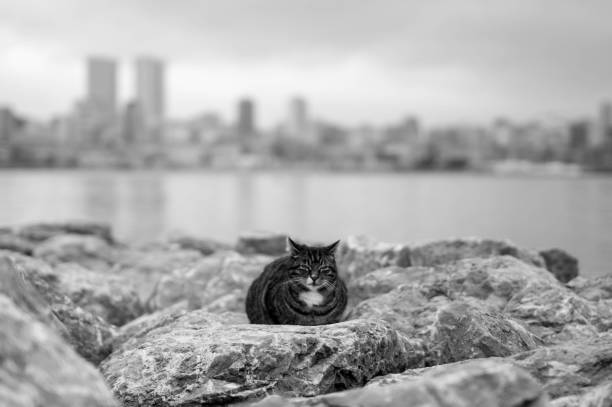
#> input picture Imagens/imagem_global.tiff, 612 x 407 px, given in place of imagem_global.png, which was not available
$ jupyter execute Busca_Piramide.ipynb   (text cells are left out)
#> lines starting #> are read from the running program, lines starting #| are printed output that depends on the picture; pictures that were not available may be replaced by others from this repository, and a replacement may not be noted
[cell 1]
# Importar bibliotecas
import numpy as np
import matplotlib.pyplot as plt
import cv2
import sys
from scipy.signal import convolve, correlate

[cell 2]
def draw_rectangle(img, center, size):
    """Draw Rectangle

    Função que desenha um retângulo na imagem original dado um valor para o centro e tamanho.

    Parâmetros
    ----------
    img : numpy array
        Imagem a ser desenhado o retângulo.

    center : list ou tuple com 1 linha e 2 colunas
        Centro do retângulo na imagem orignal.
        Deve conter a linha seguida da posição, e.g., (56, 78) linha 56 e coluna 78.

    size : list ou tuple com 1 linha e 2 colunas
        Tamanho do retângulo a ser desenhado.
        As coordenadas representam a largura e altura respectivamente, em coordenadas da imagem original.
        Deve conter a largura seguida da altura, e.g., (56, 78) largura de 56 e altura 78.

    Returns
    -------
    img_rectangle : numpy array
        Cópia da imagem original com um retângulo de centro e tamanho definidos.
    """

    half_num_rows_obj = size[0]//2
    half_num_cols_obj = size[1]//2

    img_rectangle = img.copy()

    point1 = (center[1] - half_num_cols_obj, center[0] - half_num_rows_obj)
    point2 = (center[1] + half_num_cols_obj, center[0] + half_num_rows_obj)
    cv2.rectangle(img_rectangle, pt1 = point1, pt2 = point2, color = 255, thickness = 5)

    return img_rectangle

[cell 3]
def downsample(img):
    """Downsampling de Imagem

    Gera uma nova imagem com metade do tamanho da imagem de entrada. A imagem de
    entrada é suavizada utilizando um filtro gaussiano e amostrada a cada 2 pixels

    Parâmetros
    ----------
    img : numpy array
        Imagem a ser realizada o downsample com metade do tamanho.

    Returns
    -------
    img_downsample : numpy array
        Cópia da imagem original suavizada com filtro gaussiano e metade do tamanho.
    """

    # Filtro Gaussiano para suavizar a imagem
    gaussian = np.array([[1,  4,  6,  4, 1],
                       [4, 16, 24, 16, 4],
                       [6, 24, 36, 24, 6],
                       [4, 16, 24, 16, 4],
                       [1,  4,  6,  4, 1]])

    gaussian = gaussian / 256.

    img = img.astype(float)
    num_rows, num_cols = img.shape
    half_num_rows = (num_rows + 1) // 2
    half_num_cols = (num_cols + 1) // 2

    # convolução com filtro gaussiano
    img_smooth = convolve(img, gaussian, mode = 'same')

    img_downsample = np.zeros([half_num_rows, half_num_cols])
    for row in range(half_num_rows):
        for col in range(half_num_cols):
            # amostra a cada 2 pixels
            img_downsample[row, col] = img_smooth[2*row, 2*col]

    return img_downsample

[cell 4]
def build_gaussian_pyramid(img, size):
    """Build Gaussian Pyramid

    Contrói uma pirâmide gaussiana e armazena cara nível em uma lista.

    Parâmetros
    ----------
    img : numpy array
        Imagem original a ser contruída a pirâmide.

    size : int
        Quantidade de níveis na pirâmide.

    Returns
    -------
    pyramid : list
        Lista contendo todos os níveis da pirâmide gaussiana.
    """

    pyramid = [img]

    img_down = img
    for level in range(size-1):
        # adiciona uma imagem com downsample para cada nível
        img_down = downsample(img_down)
        pyramid.append(img_down)

    return pyramid

[cell 5]
def quadratic_difference(img, obj):
    """Quadratic Difference

    Calcula a diferença quadrática entre as imagens img e obj utilizando correlação-cruzada.

    Parâmetros
    ----------
    img : numpy array
        Imagem orignal a ser procurado o objeto.

    obj : numpy array
        Imagem do objeto a ser procurado na imagem original.

    Returns
    -------
    img_diff : numpy array
        Cópia da imagem original com valores de intensidade indicando a diferença quadrática calculada.
        O menor valor representa o possível centro do objeto na imagem.
    """

    w = np.ones(obj.shape)
    imgOw = correlate(img**2, w, mode = 'same')
    imgOobj = correlate(img, obj, mode = 'same')

    img_diff = imgOw + np.sum(obj**2) - 2 * imgOobj

    return img_diff

[cell 6]
def find_minimum(img):
    """Find Minimum

    Função que encontra o menor valor e sua posição na imagem dada.

    Parâmetros
    ----------
    img : numpy array
        Imagem a ser encontrado o menor valor e sua posição.

    Returns
    -------
    minimum_value, index_minimum_value : tuple
        minimum_value : numpy float64
            O menor valor de intensidade na imagem.
        index_minimum_value : tuple
            A posição em linhas e colunas do menor valor.
    """

    num_rows, num_cols = img.shape
    minimum_value = img[0,0]
    index_minimum_value = (0,0)

    for row in range(num_rows):
        for col in range(num_cols):
            if img[row, col] < minimum_value:
                # valor mínimo encontrado
                minimum_value = img[row,col]
                index_minimum_value = (row, col)

    return minimum_value, index_minimum_value

[cell 7]
def find_pyramid(img, obj, levels=5):
    """Find Pyramid

    Gera uma pirâmide gaussiana para a imagem original e em seguida calcula a diferença
    quadrática entre a imagem e o objeto para cada nível da pirâmide.

    Parâmetros
    ----------
    img : numpy array
        Imagem global que será feita a pirâmide gaussiana e localizado o objeto.

    obj : numpy array
        Imagem do objeto a ser localizado na imagem através de diferenças quadráticas.

    levels : int, default = 5
        Quantidade de níveis na pirâmide gaussina.

    Returns
    -------
    imgs, minimum_value, index_minimum_value : tuple
        imgs : list
            Lista contendo a imagem original com um retângulo com centro no menor
            valor encontrado pela diferença quadrática em cada nível da pirâmide.
        minimum_value : numpy float64
            O menor valor de intensidade na imagem.
        index_minimum_value : tuple
            A posição em linhas e colunas do menor valor.
    """

    pyramid = build_gaussian_pyramid(img, levels)
    print(f'Níveis da pirâmide = {levels}')

    global_minimum = sys.maxsize
    index_global_minimum = -1
    i = 0
    imgs = []

    for level in pyramid:
        # calcula a diferença quadrática para cada nível da pirâmide
        img_diff = quadratic_difference(level, obj)
        # encontra o valor e posição de menor intensidade
        minimum_value, index_minimum_value = find_minimum(img_diff)
        # desenha o retângulo
        img_rectangle = draw_rectangle(level, index_minimum_value, obj.shape)
        imgs.append(img_rectangle)

        if (minimum_value < global_minimum):
            # novo valor mínimo encontra
            global_minimum = minimum_value
            index_global_minimum = i

    i = i + 1

    global_minimum = global_minimum.astype(int)

    return imgs, global_minimum, index_global_minimum

[cell 8]
img = plt.imread('imagem_global.png')
#> img is the input picture: shape (407, 612); min 0, max 250, mean 170.9
img = np.round(255 * img).astype(float) # usar isso caso .png
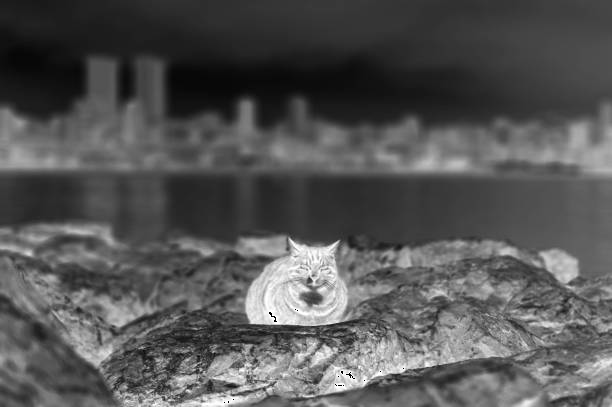
#> img: shape (407, 612) float64; min 0, max 255, mean 85
# img = img.astype(float)                 # usar isso caso .tiff
obj = plt.imread('gato.png')
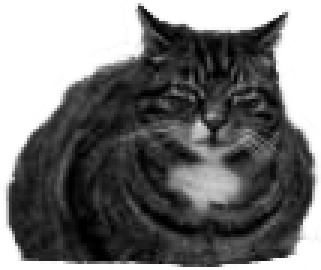
#> input picture Imagens/gato.tiff, 107 x 90 px, given in place of gato.png, which was not available (shown 3 times larger)
#> obj is the input picture: shape (90, 107); min 0, max 255, mean 117.9
obj = np.round(255 * obj).astype(float) # usar isso caso .png
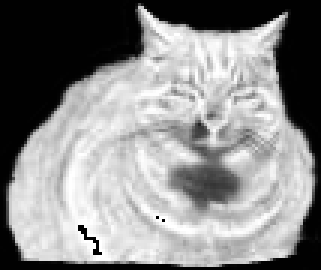
#> obj: shape (90, 107) float64 (shown 3 times larger); min 0, max 255, mean 137.5
# obj = obj.astype(float)                 # usar isso caso .tiff

imgs, global_minimum, index_global_minimum = find_pyramid(img, obj)
#> after the loop in build_gaussian_pyramid, `for level in range(size-1):`:
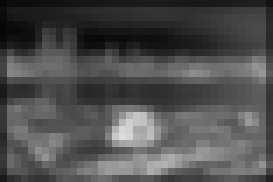
#> img_down: shape (26, 39) float64 (shown 7 times larger); min 6.49, max 219.6, mean 79.6
#> after the loop in build_gaussian_pyramid, `for level in range(size-1):`: pyramid = 5 items
#> the loop in find_pyramid, `for level in pyramid:` made 5 passes
#> (num_rows in find_minimum, num_cols in find_minimum, minimum_value, index_minimum_value, point1 in draw_rectangle, point2 in draw_rectangle, global_minimum, index_global_minimum) on pass 1: (407, 612, 40844301, (282, 296), (243, 237), (349, 327), 40844301, 0)
#> (num_rows in find_minimum, num_cols in find_minimum, minimum_value, index_minimum_value, point1 in draw_rectangle, point2 in draw_rectangle) on passes 2 to 5: (204, 306, 77566777.3, (153, 153), (100, 108), (206, 198)), (102, 153, 95177448.1, (59, 105), (52, 14), (158, 104)), (51, 77, 177330032.7, (11, 33), (-20, -34), (86, 56)), (26, 39, 247107452.7, (0, 36), (-17, -45), (89, 45))
#> pass 1, in quadratic_difference, `imgOw = correlate(img**2, w, mode = 'same')`:
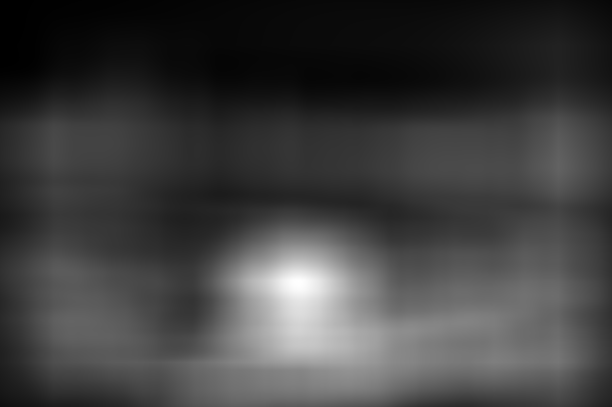
#> imgOw: shape (407, 612) float64; min 1788542, max 322145957, mean 82091075.4; drawn with min black and max white
#> pass 1, in quadratic_difference, `imgOobj = correlate(img, obj, mode = 'same')`:
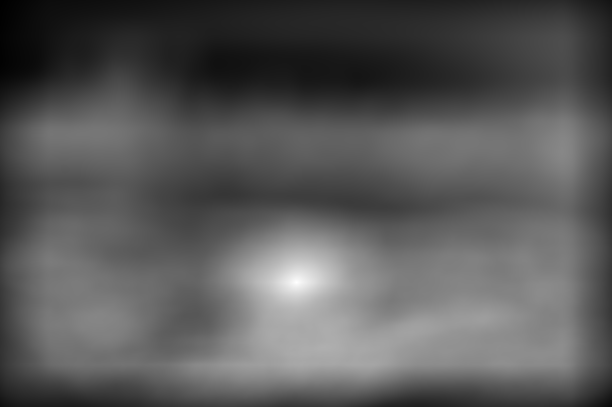
#> imgOobj: shape (407, 612) float64; min 10560617, max 277678618, mean 103867140.2; drawn with min black and max white
#> pass 1, in quadratic_difference, `img_diff = imgOw + np.sum(obj**2) - 2 * imgOobj`:
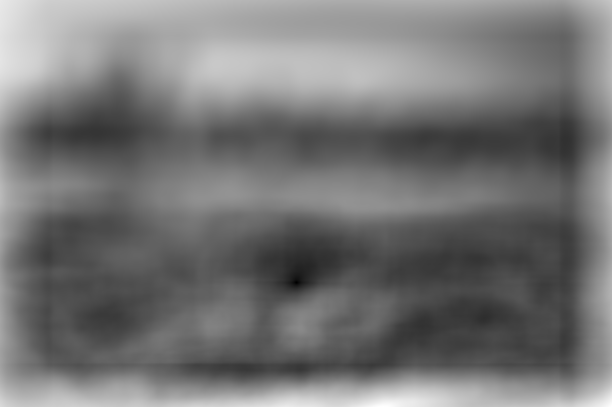
#> img_diff: shape (407, 612) float64; min 40844301, max 275862076, mean 148863090; drawn with min black and max white
#> after the loop in find_pyramid, `for level in pyramid:`:
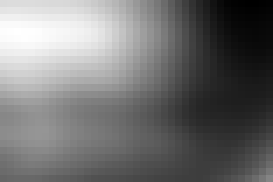
#> img_diff: shape (26, 39) float64 (shown 7 times larger); min 247107452.7, max 257741772.1, mean 251867228.3; drawn with min black and max white
#> after the loop in find_pyramid, `for level in pyramid:`: global_minimum = 40844301; imgs = 5 items; index_global_minimum = 0
#> in find_pyramid, `global_minimum = global_minimum.astype(int)`: global_minimum = 40844300
#> imgs = 5 items; global_minimum = 40844300; index_global_minimum = 0

for i in range(len(imgs)):
    # exibe uma imagem para cada nível da pirâmide com um retângulo no centro
    # do menor valor para a diferença quadrática entre a imagem e o objeto
    fig = plt.figure(figsize = (20//(2*(i+1)), 20//(2*(i+1))))
    plt.title(f'Imagem {i + 1}')
    plt.imshow(imgs[i], 'gray')
#> this loop made 5 passes

print("Mínimo Global: ", global_minimum, " na imagem número ", index_global_minimum + 1)
#| Mínimo Global:  40844300  na imagem número  1
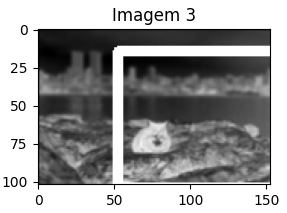
#> figure drawn by matplotlib, 1 panel
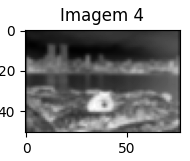
#> figure drawn by matplotlib, 1 panel
